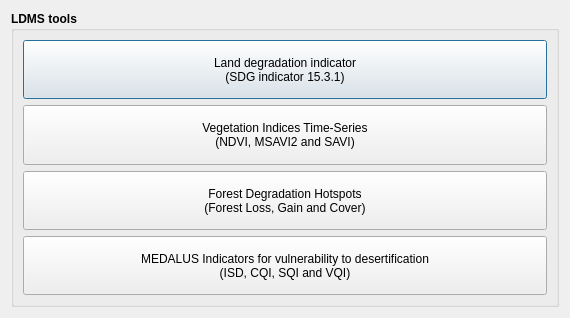
<?xml version="1.0" encoding="UTF-8"?>
<ui version="4.0">
 <class>DlgCalculate</class>
 <widget class="QDialog" name="DlgCalculate">
  <property name="windowModality">
   <enum>Qt::ApplicationModal</enum>
  </property>
  <property name="geometry">
   <rect>
    <x>0</x>
    <y>0</y>
    <width>570</width>
    <height>318</height>
   </rect>
  </property>
  <property name="sizePolicy">
   <sizepolicy hsizetype="Fixed" vsizetype="Fixed">
    <horstretch>0</horstretch>
    <verstretch>0</verstretch>
   </sizepolicy>
  </property>
  <property name="windowTitle">
   <string>Calculate Indicators</string>
  </property>
  <layout class="QVBoxLayout" name="verticalLayout">
   <item>
    <widget class="QGroupBox" name="groupBox">
     <property name="sizePolicy">
      <sizepolicy hsizetype="Preferred" vsizetype="Minimum">
       <horstretch>0</horstretch>
       <verstretch>0</verstretch>
      </sizepolicy>
     </property>
     <property name="font">
      <font>
       <weight>75</weight>
       <bold>true</bold>
      </font>
     </property>
     <property name="title">
      <string>LDMS tools</string>
     </property>
     <layout class="QVBoxLayout" name="verticalLayout_2">
      <item>
       <widget class="QPushButton" name="pushButton_ld">
        <property name="sizePolicy">
         <sizepolicy hsizetype="Minimum" vsizetype="Minimum">
          <horstretch>0</horstretch>
          <verstretch>0</verstretch>
         </sizepolicy>
        </property>
        <property name="minimumSize">
         <size>
          <width>0</width>
          <height>40</height>
         </size>
        </property>
        <property name="font">
         <font>
          <weight>50</weight>
          <bold>false</bold>
         </font>
        </property>
        <property name="text">
         <string>Land degradation indicator
(SDG indicator 15.3.1)</string>
        </property>
       </widget>
      </item>
      <item>
       <widget class="QPushButton" name="pushButton_timeseries">
        <property name="sizePolicy">
         <sizepolicy hsizetype="Minimum" vsizetype="Minimum">
          <horstretch>0</horstretch>
          <verstretch>0</verstretch>
         </sizepolicy>
        </property>
        <property name="minimumSize">
         <size>
          <width>0</width>
          <height>40</height>
         </size>
        </property>
        <property name="font">
         <font>
          <weight>50</weight>
          <bold>false</bold>
         </font>
        </property>
        <property name="text">
         <string>Vegetation Indices Time-Series
(NDVI, MSAVI2 and SAVI)</string>
        </property>
       </widget>
      </item>
      <item>
       <widget class="QPushButton" name="pushButton_forest">
        <property name="sizePolicy">
         <sizepolicy hsizetype="Minimum" vsizetype="Minimum">
          <horstretch>0</horstretch>
          <verstretch>0</verstretch>
         </sizepolicy>
        </property>
        <property name="minimumSize">
         <size>
          <width>0</width>
          <height>40</height>
         </size>
        </property>
        <property name="font">
         <font>
          <weight>50</weight>
          <bold>false</bold>
         </font>
        </property>
        <property name="text">
         <string>Forest Degradation Hotspots
(Forest Loss, Gain and Cover)</string>
        </property>
       </widget>
      </item>
      <item>
       <widget class="QPushButton" name="pushButton_medalus">
        <property name="sizePolicy">
         <sizepolicy hsizetype="Minimum" vsizetype="Minimum">
          <horstretch>0</horstretch>
          <verstretch>0</verstretch>
         </sizepolicy>
        </property>
        <property name="minimumSize">
         <size>
          <width>0</width>
          <height>40</height>
         </size>
        </property>
        <property name="font">
         <font>
          <weight>50</weight>
          <bold>false</bold>
         </font>
        </property>
        <property name="text">
         <string>MEDALUS Indicators for vulnerability to desertification
(ISD, CQI, SQI and VQI)</string>
        </property>
       </widget>
      </item>
     </layout>
    </widget>
   </item>
  </layout>
 </widget>
 <resources/>
 <connections/>
</ui>
